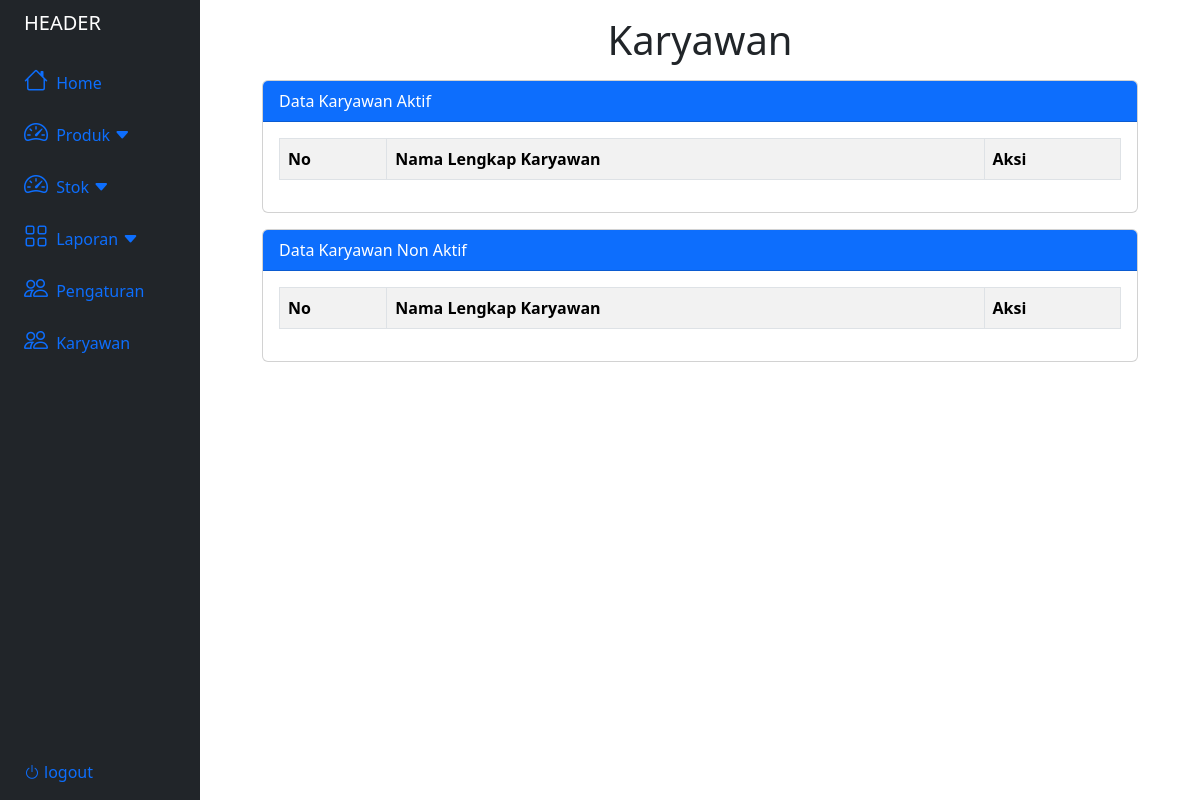
The page /karyawan/karyawan.php on the database as committed earlier.
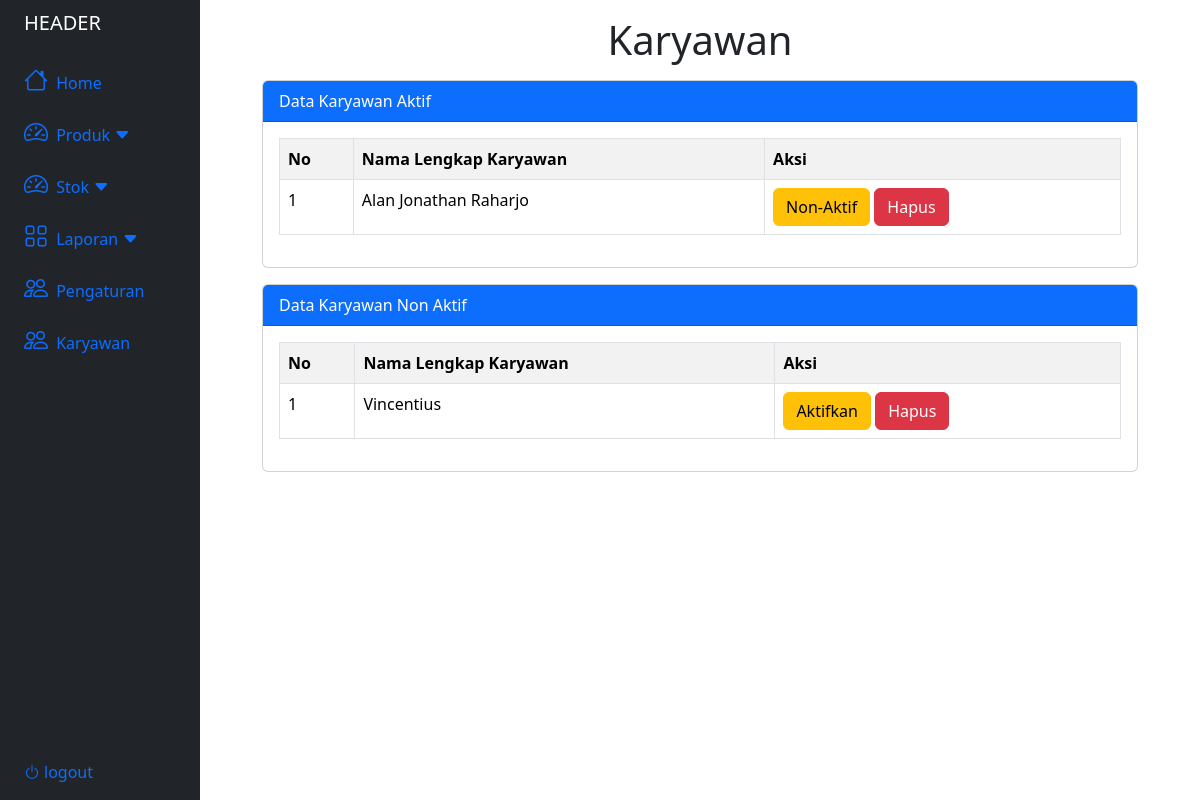
The same page on the database as committed later.
### tables this page shows
CREATE TABLE `user` (
  `username` varchar(25) NOT NULL,
  `nama_lengkap` varchar(50) NOT NULL,
  `email` varchar(50) NOT NULL,
  `phone` varchar(25) NOT NULL,
  `birth` date NOT NULL,
  `address` varchar(50) NOT NULL,
  `password` varchar(255) NOT NULL,
  `status` tinyint(1) NOT NULL
);

### karyawan/karyawan.php (the view, shortened to what this page needs)
<?php
include("../database.php");
?>
<!DOCTYPE html>
<html lang="en">
<head>
    <link rel="stylesheet" href="https://cdnjs.cloudflare.com/ajax/libs/font-awesome/6.0.0/css/all.min.css">
    <link rel="stylesheet" href="https://cdn.jsdelivr.net/npm/bootstrap-icons@1.11.1/font/bootstrap-icons.css">
    <link href="https://cdn.jsdelivr.net/npm/bootstrap@5.3.2/dist/css/bootstrap.min.css" rel="stylesheet">
    <link rel="stylesheet" href="produkStyle.css">
</head>
<body>
    <div class="container-fluid">
        <div class="row flex-nowrap">
            <?php
            include("../header.php");
            ?>
            <div class="container col-9">
                <h1 class="text-center mt-3">Karyawan</h1>
                <div class="card mt-3">
                    <div class="card-header bg-primary text-white">
                        Data Karyawan Aktif
                    </div>
                    <div class="card-body">
                        <table class="table table-bordered table-striped table-hover">
                            <tr>
                                <th>No</th>
                                <th>Nama Lengkap Karyawan</th>
                                <th>Aksi</th>
                            </tr>
                            <?php
                            $no = 1;
                            $tampil = mysqli_query($conn, "SELECT * FROM user WHERE status = 1");
                            while ($data = mysqli_fetch_array($tampil)) :
                            ?>
                                <tr>
                                    <td><?= $no++ ?></td>
                                    <td><?= $data['nama_lengkap'] ?></td>
                                    <td>
                                        <a href="#" class="btn btn-warning" data-bs-toggle="modal" data-bs-target="#nonModal<?= $no ?>">Non-Aktif</a>
                                        <a href="#" class="btn btn-danger" data-bs-toggle="modal" data-bs-target="#deleteModal<?= $no ?>">Hapus</a>
                                    </td>
                                </tr>
                            <?php endwhile; ?>
                        </table>
                    </div>
                </div>
                <div class="card mt-3">
                    <div class="card-header bg-primary text-white">
                        Data Karyawan Non Aktif
                    </div>
                    <div class="card-body">
                        <table class="table table-bordered table-striped table-hover">
                            <tr>
                                <th>No</th>
                                <th>Nama Lengkap Karyawan</th>
                                <th>Aksi</th>
                            </tr>
                            <?php
                            $no = 1;
                            $tampil = mysqli_query($conn, "SELECT * FROM user WHERE status = 0");
                            while ($data = mysqli_fetch_array($tampil)) :
                            ?>
                                <tr>
                                    <td><?= $no++ ?></td>
                                    <td><?= $data['nama_lengkap'] ?></td>
                                    <td>
                                        <a href="#" class="btn btn-warning" data-bs-toggle="modal" data-bs-target="#aktifModal<?= $no ?>">Aktifkan</a>
                                        <a href="#" class="btn btn-danger" data-bs-toggle="modal" data-bs-target="#deleteModalz<?= $no ?>">Hapus</a>
                                    </td>
                                </tr>
                            <?php endwhile; ?>
                        </table>
                    </div>
                </div>
            </div>
        </div>
    </div>
</body>
</html>

Rows that differ between the two databases and show on the page:
now on this page (row edited): user: nama_lengkap "Alan Jonathan Raharjo", shown under "Karyawan"
added user: nama_lengkap "Vincentius"
